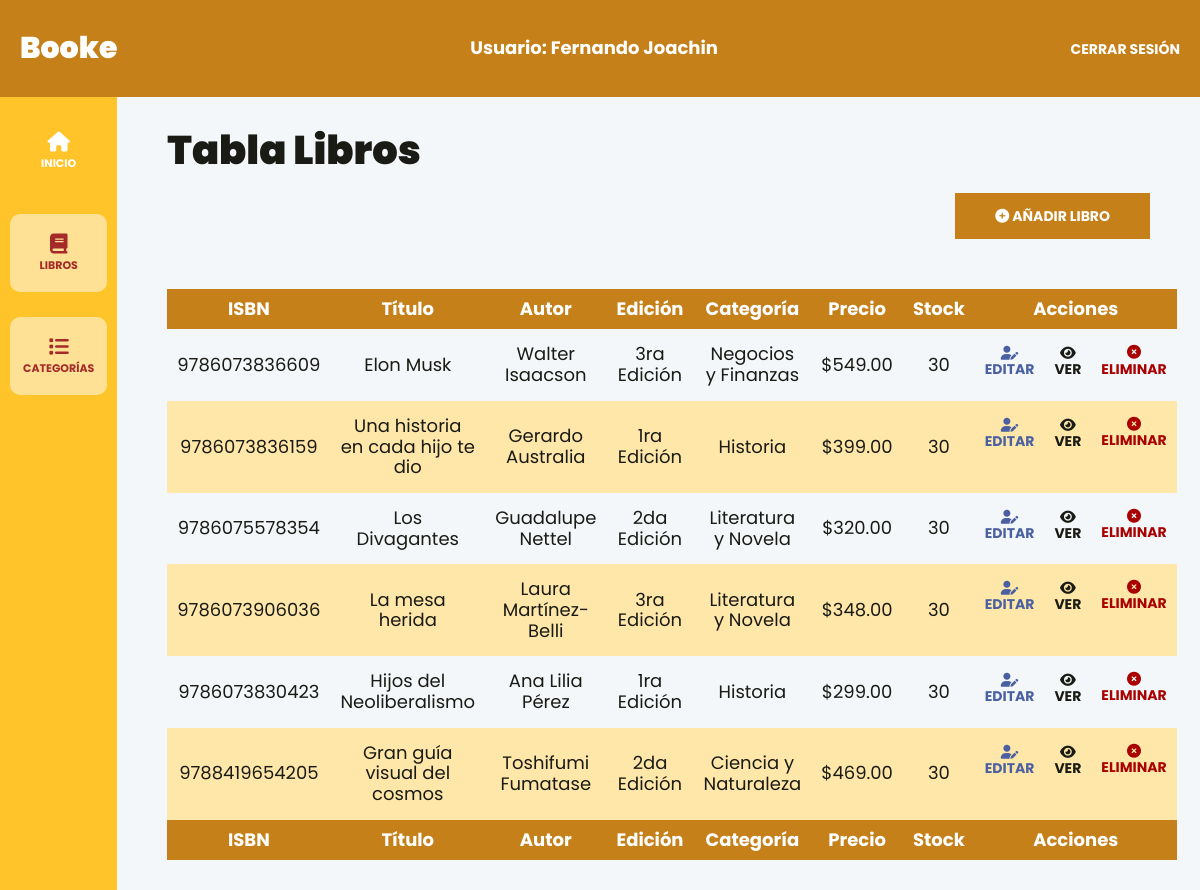
Page /librosAdmin.php (signed in) on the committed database.
### tables this page shows
CREATE TABLE `books` (
  `id` int NOT NULL AUTO_INCREMENT,
  `bookIsbn` varchar(45) DEFAULT NULL,
  `bookTitle` varchar(45) DEFAULT NULL,
  `bookAuthor` varchar(45) DEFAULT NULL,
  `bookEdition` varchar(45) DEFAULT NULL,
  `bookCategory` varchar(45) DEFAULT NULL,
  `bookStock` int DEFAULT NULL,
  `imagen` varchar(45) DEFAULT NULL,
  `bookPrice` decimal(10,2) DEFAULT NULL,
  PRIMARY KEY (`id`)
);

### models/ActiveRecord.php (called while the page is built, shortened)
<?php
class ActiveRecord{
    protected static $db;
    protected static $nombreTabla = "";
    public static function all(){
        $query = "SELECT * FROM " . static::$nombreTabla;
        $resultado = self::consultarSQL($query);
        return $resultado;
    }
    public static function setDB($database){
        self::$db = $database;
    }
    public static function consultarSQL($query){
        $resultado = self::$db->query($query);
        $array = [];
        while($registro = $resultado->fetch_assoc()){
            $array[] = static::crearObjetos($registro);
        }
        return $array;
    }
    public static function crearObjetos($registro){
        $objeto = new static();
        foreach($registro as $key => $value){
            if(property_exists($objeto, $key)){
                $objeto->$key = $value;
            }
        }
        return $objeto;
    }
}

### controllers/BookController/obtenerLibros.php (called while the page is built, shortened)
<?php
function obtenerLibrosPorCategoria($categoria)
{
    if($categoria === "all"){
        $libros = LibroModel::all();
    }else{
        $libros = LibroModel::whereAll("bookCategory", $categoria);
    }
    return $libros;
}
function obtenerCategorias()
{
    $libros = LibroModel::all();
    $nombresCategorias = array_column($libros, 'bookCategory');
    $categoriasUnicas = array_unique($nombresCategorias);
    return $categoriasUnicas;
}

### librosAdmin.php (the view, shortened to what this page needs)
<?php
    include __DIR__ ."/template/header-admin.php";
?>
<div class="dashboard__grid">
    <?php
        include_once __DIR__ .'/template/sidebar-admin.php';
    ?>
    <main class="dashboard__contenido">
        <h1>Tabla Libros</h1>
        <div class="dashboard__contenedor-boton">
            <a class="dashboard__boton" href="crear.php">
                <i class="fa-solid fa-circle-plus"></i>
                Añadir Libro
            </a>
        </div>
        <?php
            require_once __DIR__ . '/controllers/BookController/obtenerLibros.php';
            $libros = obtenerLibrosPorCategoria($_GET['categoria'] ?? "all");
        ?>
        <table id="books-table" class="table">
            <thead class="table__thead">
                <tr>
                    <th scope="col" class="table__th">ISBN</th>
                    <th scope="col" class="table__th">Título</th>
                    <th scope="col" class="table__th">Autor</th>
                    <th scope="col" class="table__th">Edición</th>
                    <th scope="col" class="table__th">Categoría</th>
                    <th scope="col" class="table__th">Precio</th>
                    <th scope="col" class="table__th">Stock</th>
                    <th scope="col" class="table__th">Acciones</th>
                </tr>
            </thead>
            <tbody class="table__tbody">
                <?php foreach($libros as $libro){ ?>
                    <tr class="table__tr">
                        <td class="table__td"><?= $libro->bookIsbn?></td>
                        <td class="table__td"><?= $libro->bookTitle?></td>
                        <td class="table__td"><?= $libro->bookAuthor?></td>
                        <td class="table__td"><?= $libro->bookEdition?></td>
                        <td class="table__td"><?= $libro->bookCategory?></td>
                        <td class="table__td">$<?= $libro->bookPrice?></td>
                        <td class="table__td"><?= $libro->bookStock?></td>
                        <td class="table__td--acciones">
                            <a class="table__accion table__accion--editar" href="<?= $GLOBALS["raiz_sitio"] . "editar.php?id=" . $libro->id ?>">
                                <i class="fa-solid fa-user-pen"></i>
                                Editar
                            </a>
                            <button class="table__accion table__accion--ver">
                                <i class="fa-solid fa-eye"></i>
                                Ver
                            </button>
                            <form method="POST" action="./controllers/BookController/eliminarLibro.php" class="table__formulario">
                                <button class="table__accion table__accion--eliminar" type="submit">
                                    <i class="fa-solid fa-circle-xmark"></i>
                                    Eliminar
                                </button>
                            </form>
                        </td>
                    </tr>
                <?php };?>
            </tbody>
            <tfoot class="table__thead">
                <tr>
                    <th scope="col" class="table__th">ISBN</th>
                    <th scope="col" class="table__th">Título</th>
                    <th scope="col" class="table__th">Autor</th>
                    <th scope="col" class="table__th">Edición</th>
                    <th scope="col" class="table__th">Categoría</th>
                    <th scope="col" class="table__th">Precio</th>
                    <th scope="col" class="table__th">Stock</th>
                    <th scope="col" class="table__th">Acciones</th>
                </tr>
            </tfoot>
        </table>
    </main>
</div>
<?php
    include __DIR__ ."/template/footer-admin.php";
?>

### build/css/app.css (style rules this page uses)
html { line-height: 1.15; -webkit-text-size-adjust: 100%; }
body { margin: 0; }
main { display: block; }
h1 { font-size: 2em; margin: 0.67em 0; }
a { background-color: transparent; }
button, input, optgroup, select, textarea { font-family: inherit; font-size: 100%; line-height: 1.15; margin: 0; }
button, input { overflow: visible; }
button, select { text-transform: none; }
button, [type=button], [type=reset], [type=submit] { -webkit-appearance: button; }
html { font-size: 62.5%; box-sizing: border-box; height: 100%; }
*, *:before, *:after { box-sizing: inherit; }
body { font-family: "Poppins", sans-serif; font-size: 1.8rem; }
a { text-decoration: none; }
h1, h2, h3 { font-family: "Poppins", sans-serif; font-weight: 900; margin: 2rem 0; }
h1 { font-size: 4rem; }
main { color: #1a1b15; font-family: "Poppins", sans-serif; height: 100%; }
.dashboard { height: 100%; display: flex; flex-direction: column; background-color: #f4f7fa; }
.dashboard__grid { display: flex; flex: 1; }
.dashboard__contenido { padding: 1rem 1rem 3rem 1rem; width: 100%; overflow-y: auto; }
@media (min-width: 768px) { .dashboard__contenido { padding: 1rem 5rem 3rem 5rem; } }
.dashboard__contenedor-boton { margin-bottom: 5rem; }
@media (min-width: 768px) { .dashboard__contenedor-boton { display: flex; justify-content: flex-end; } }
.dashboard__boton { background-color: #C5801A; padding: 1.5rem 4rem; color: #FFFFFF; font-size: 1.8rem; font-weight: 700; border: none; transition-property: background-color; transition-duration: 0.3s; text-align: center; width: 100%; display: inline-block; text-transform: uppercase; font-size: 1.4rem; }
@media (min-width: 768px) { .dashboard__boton { width: auto; } }
.table { width: 100%; border-collapse: collapse; }
.table__thead { background-color: #C5801A; color: #FFFFFF; }
.table__th { padding: 1rem; text-align: center; }
.table__tr { text-align: center; }
.table__tr:nth-of-type(even) { background-color: #ffe7aa; }
.table__td, .table__td--acciones { padding: 1.5rem 1rem; }
.table__td--acciones { display: flex; justify-content: flex-end; align-items: center; gap: 2rem; }
.table__accion { all: unset; text-transform: uppercase; font-size: 1.4rem; font-weight: 700; }
.table__accion--editar { color: #4A60A1; }
.table__accion--eliminar { color: rgb(169, 0, 0); }

### rows in the picture
books: bookIsbn "9786073836609", bookTitle "Elon Musk", bookAuthor "Walter Isaacson", bookEdition "3ra Edición", bookCategory "Negocios y Finanzas", bookPrice "549.00", bookStock "30"
books: bookIsbn "9786073836159", bookTitle "Una historia en cada hijo te dio", bookAuthor "Gerardo Australia", bookEdition "1ra Edición", bookCategory "Historia", bookPrice "399.00", bookStock "30"
books: bookIsbn "9786075578354", bookTitle "Los Divagantes", bookAuthor "Guadalupe Nettel", bookEdition "2da Edición", bookCategory "Literatura y Novela", bookPrice "320.00", bookStock "30"
books: bookIsbn "9786073906036", bookTitle "La mesa herida", bookAuthor "Laura Martínez-Belli", bookEdition "3ra Edición", bookCategory "Literatura y Novela", bookPrice "348.00", bookStock "30"
books: bookIsbn "9786073830423", bookTitle "Hijos del Neoliberalismo", bookAuthor "Ana Lilia Pérez", bookEdition "1ra Edición", bookCategory "Historia", bookPrice "299.00", bookStock "30"
books: bookIsbn "9788419654205", bookTitle "Gran guía visual del cosmos", bookAuthor "Toshifumi Fumatase", bookEdition "2da Edición", bookCategory "Ciencia y Naturaleza", bookPrice "469.00", bookStock "30"

### other values in the picture
$_SESSION["name"] "Fernando Joachin"
